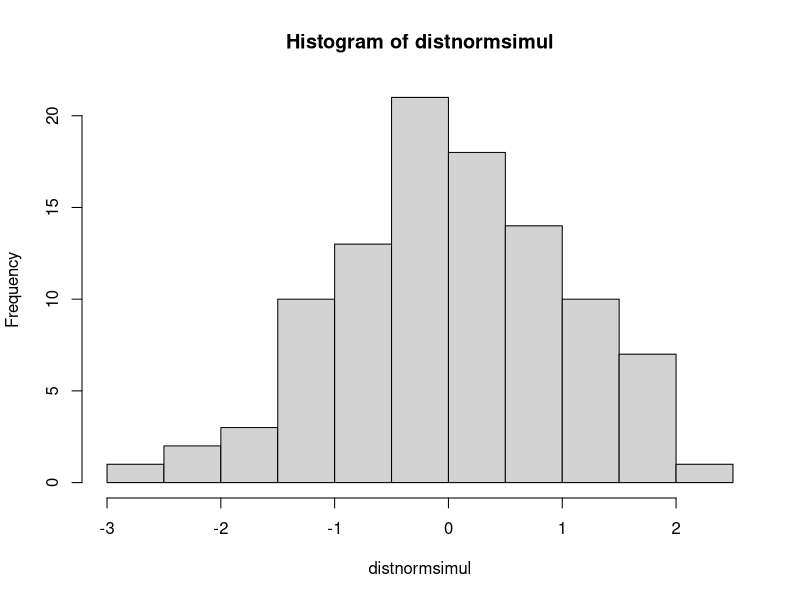
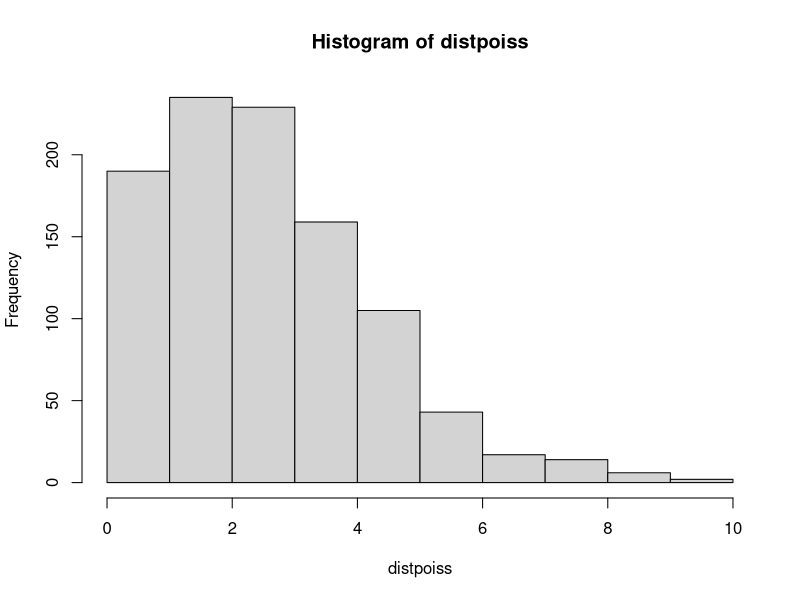
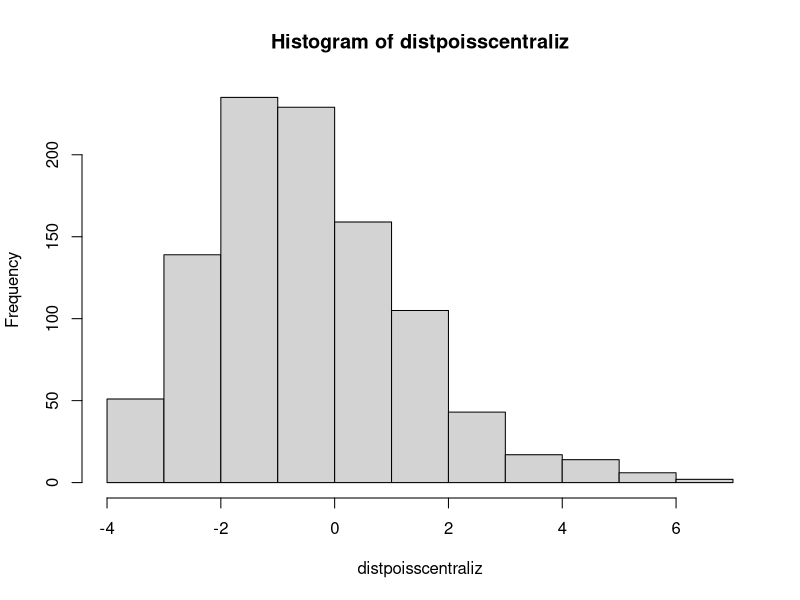

R code for these plots, in order:
# UFPE 
# PPGCP
# Análise de Dados
# Professor: Hugo Medeiros
# Aluna: Nathália Viviani Bittencourt
# Atividade: Calculando

#Simulacao de distribuicao normal
distnormsimul<- rnorm(100)

# O summary já indica os valores estatísticos em relação à media, 1 e 3 qrt, etc
summary(distnormsimul)

#cálculo variância
var(distnormsimul)

#histograma de uma distribuição normal perfeita
hist(distnormsimul)

#criando objeto para distribucao de poisson
distpoiss <- rpois(1000, 3)
hist(distpoiss)

#Centralizacao do objeto distpoiss
distpoisscentraliz <- distpoiss - mean(distpoiss)

#Forçou para distribuição ficar normal
hist(distpoisscentraliz)
